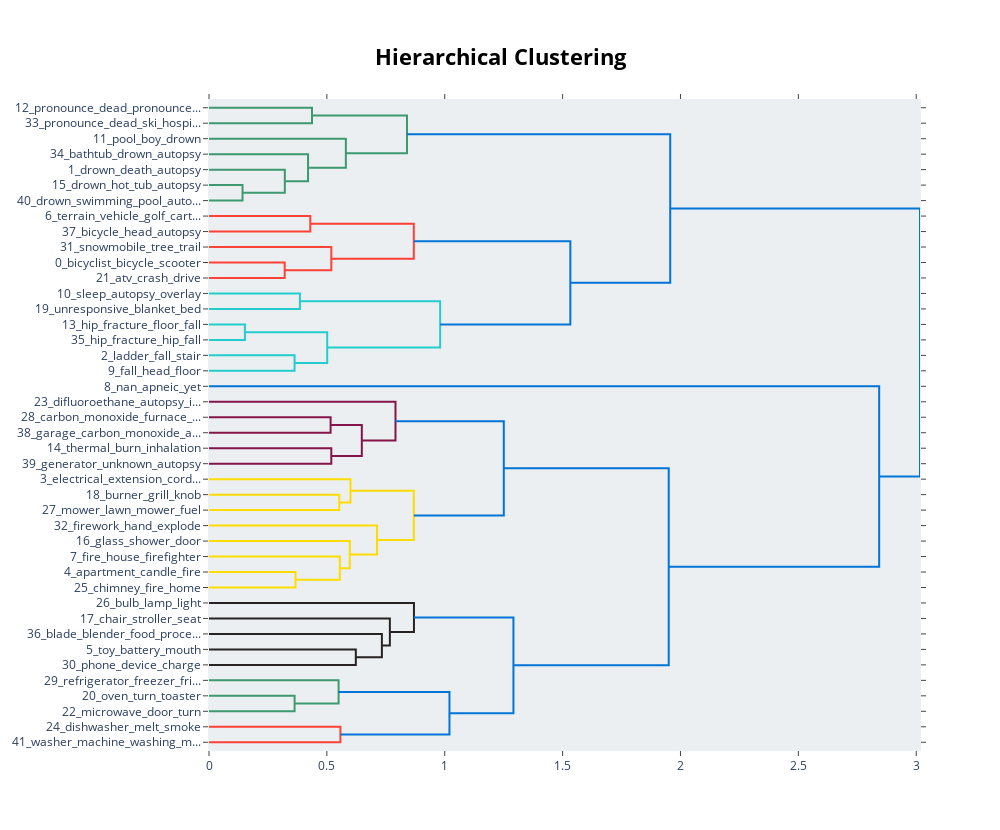

Write notebook code for a chart like this one.
### Markdown cell above
#### Global Keywords representation

### Code cell
optimal_model.visualize_hierarchy(top_n_topics=921)

### Figure 1 — Plotly figure (JSON) as saved in the notebook; plotly's stock layout.template omitted (floating-point values rounded to 4 significant figures)
{"data": [{"hoverinfo": "text", "marker": {"color": "rgb(61,153,112)"}, "mode": "lines", "type": "scatter", "x": [0, 0.4369, 0.4369, 0], "xaxis": "x", "y": [-5, -5, -15, -15], "yaxis": "y"}, {"hoverinfo": "text", "marker": {"color": "rgb(61,153,112)"}, "mode": "lines", "type": "scatter", "x": [0, 0.1422, 0.1422, 0], "xaxis": "x", "y": [-55, -55, -65, -65], "yaxis": "y"}, {"hoverinfo": "text", "marker": {"color": "rgb(61,153,112)"}, "mode": "lines", "type": "scatter", "x": [0, 0.3216, 0.3216, 0.1422], "xaxis": "x", "y": [-45, -45, -60, -60], "yaxis": "y"}, {"hoverinfo": "text", "marker": {"color": "rgb(61,153,112)"}, "mode": "lines", "type": "scatter", "x": [0, 0.4202, 0.4202, 0.3216], "xaxis": "x", "y": [-35, -35, -52.5, -52.5], "yaxis": "y"}, {"hoverinfo": "text", "marker": {"color": "rgb(61,153,112)"}, "mode": "lines", "type": "scatter", "x": [0, 0.5805, 0.5805, 0.4202], "xaxis": "x", "y": [-25, -25, -43.75, -43.75], "yaxis": "y"}, {"hoverinfo": "text", "marker": {"color": "rgb(61,153,112)"}, "mode": "lines", "type": "scatter", "x": [0.4369, 0.8399, 0.8399, 0.5805], "xaxis": "x", "y": [-10, -10, -34.38, -34.38], "yaxis": "y"}, {"hoverinfo": "text", "marker": {"color": "rgb(255,65,54)"}, "mode": "lines", "type": "scatter", "x": [0, 0.4297, 0.4297, 0], "xaxis": "x", "y": [-75, -75, -85, -85], "yaxis": "y"}, {"hoverinfo": "text", "marker": {"color": "rgb(255,65,54)"}, "mode": "lines", "type": "scatter", "x": [0, 0.321, 0.321, 0], "xaxis": "x", "y": [-105, -105, -115, -115], "yaxis": "y"}, {"hoverinfo": "text", "marker": {"color": "rgb(255,65,54)"}, "mode": "lines", "type": "scatter", "x": [0, 0.5189, 0.5189, 0.321], "xaxis": "x", "y": [-95, -95, -110, -110], "yaxis": "y"}, {"hoverinfo": "text", "marker": {"color": "rgb(255,65,54)"}, "mode": "lines", "type": "scatter", "x": [0.4297, 0.8688, 0.8688, 0.5189], "xaxis": "x", "y": [-80, -80, -102.5, -102.5], "yaxis": "y"}, {"hoverinfo": "text", "marker": {"color": "rgb(35,205,205)"}, "mode": "lines", "type": "scatter", "x": [0, 0.3856, 0.3856, 0], "xaxis": "x", "y": [-125, -125, -135, -135], "yaxis": "y"}, {"hoverinfo": "text", "marker": {"color": "rgb(35,205,205)"}, "mode": "lines", "type": "scatter", "x": [0, 0.1524, 0.1524, 0], "xaxis": "x", "y": [-145, -145, -155, -155], "yaxis": "y"}, {"hoverinfo": "text", "marker": {"color": "rgb(35,205,205)"}, "mode": "lines", "type": "scatter", "x": [0, 0.363, 0.363, 0], "xaxis": "x", "y": [-165, -165, -175, -175], "yaxis": "y"}, {"hoverinfo": "text", "marker": {"color": "rgb(35,205,205)"}, "mode": "lines", "type": "scatter", "x": [0.1524, 0.5014, 0.5014, 0.363], "xaxis": "x", "y": [-150, -150, -170, -170], "yaxis": "y"}, {"hoverinfo": "text", "marker": {"color": "rgb(35,205,205)"}, "mode": "lines", "type": "scatter", "x": [0.3856, 0.9806, 0.9806, 0.5014], "xaxis": "x", "y": [-130, -130, -160, -160], "yaxis": "y"}, {"hoverinfo": "text", "marker": {"color": "rgb(0,116,217)"}, "mode": "lines", "type": "scatter", "x": [0.8688, 1.533, 1.533, 0.9806], "xaxis": "x", "y": [-91.25, -91.25, -145, -145], "yaxis": "y"}, {"hoverinfo": "text", "marker": {"color": "rgb(0,116,217)"}, "mode": "lines", "type": "scatter", "x": [0.8399, 1.956, 1.956, 1.533], "xaxis": "x", "y": [-22.19, -22.19, -118.1, -118.1], "yaxis": "y"}, {"hoverinfo": "text", "marker": {"color": "rgb(133,20,75)"}, "mode": "lines", "type": "scatter", "x": [0, 0.5158, 0.5158, 0], "xaxis": "x", "y": [-205, -205, -215, -215], "yaxis": "y"}, {"hoverinfo": "text", "marker": {"color": "rgb(133,20,75)"}, "mode": "lines", "type": "scatter", "x": [0, 0.5187, 0.5187, 0], "xaxis": "x", "y": [-225, -225, -235, -235], "yaxis": "y"}, {"hoverinfo": "text", "marker": {"color": "rgb(133,20,75)"}, "mode": "lines", "type": "scatter", "x": [0.5158, 0.6483, 0.6483, 0.5187], "xaxis": "x", "y": [-210, -210, -230, -230], "yaxis": "y"}, {"hoverinfo": "text", "marker": {"color": "rgb(133,20,75)"}, "mode": "lines", "type": "scatter", "x": [0, 0.7911, 0.7911, 0.6483], "xaxis": "x", "y": [-195, -195, -220, -220], "yaxis": "y"}, {"hoverinfo": "text", "marker": {"color": "rgb(255,220,0)"}, "mode": "lines", "type": "scatter", "x": [0, 0.5527, 0.5527, 0], "xaxis": "x", "y": [-255, -255, -265, -265], "yaxis": "y"}, {"hoverinfo": "text", "marker": {"color": "rgb(255,220,0)"}, "mode": "lines", "type": "scatter", "x": [0, 0.6001, 0.6001, 0.5527], "xaxis": "x", "y": [-245, -245, -260, -260], "yaxis": "y"}, {"hoverinfo": "text", "marker": {"color": "rgb(255,220,0)"}, "mode": "lines", "type": "scatter", "x": [0, 0.3669, 0.3669, 0], "xaxis": "x", "y": [-305, -305, -315, -315], "yaxis": "y"}, {"hoverinfo": "text", "marker": {"color": "rgb(255,220,0)"}, "mode": "lines", "type": "scatter", "x": [0, 0.555, 0.555, 0.3669], "xaxis": "x", "y": [-295, -295, -310, -310], "yaxis": "y"}, {"hoverinfo": "text", "marker": {"color": "rgb(255,220,0)"}, "mode": "lines", "type": "scatter", "x": [0, 0.5973, 0.5973, 0.555], "xaxis": "x", "y": [-285, -285, -302.5, -302.5], "yaxis": "y"}, {"hoverinfo": "text", "marker": {"color": "rgb(255,220,0)"}, "mode": "lines", "type": "scatter", "x": [0, 0.7126, 0.7126, 0.5973], "xaxis": "x", "y": [-275, -275, -293.8, -293.8], "yaxis": "y"}, {"hoverinfo": "text", "marker": {"color": "rgb(255,220,0)"}, "mode": "lines", "type": "scatter", "x": [0.6001, 0.8687, 0.8687, 0.7126], "xaxis": "x", "y": [-252.5, -252.5, -284.4, -284.4], "yaxis": "y"}, {"hoverinfo": "text", "marker": {"color": "rgb(0,116,217)"}, "mode": "lines", "type": "scatter", "x": [0.7911, 1.25, 1.25, 0.8687], "xaxis": "x", "y": [-207.5, -207.5, -268.4, -268.4], "yaxis": "y"}, {"hoverinfo": "text", "marker": {"color": "rgb(40,35,35)"}, "mode": "lines", "type": "scatter", "x": [0, 0.6228, 0.6228, 0], "xaxis": "x", "y": [-355, -355, -365, -365], "yaxis": "y"}, {"hoverinfo": "text", "marker": {"color": "rgb(40,35,35)"}, "mode": "lines", "type": "scatter", "x": [0, 0.7334, 0.7334, 0.6228], "xaxis": "x", "y": [-345, -345, -360, -360], "yaxis": "y"}, {"hoverinfo": "text", "marker": {"color": "rgb(40,35,35)"}, "mode": "lines", "type": "scatter", "x": [0, 0.7673, 0.7673, 0.7334], "xaxis": "x", "y": [-335, -335, -352.5, -352.5], "yaxis": "y"}, {"hoverinfo": "text", "marker": {"color": "rgb(40,35,35)"}, "mode": "lines", "type": "scatter", "x": [0, 0.8694, 0.8694, 0.7673], "xaxis": "x", "y": [-325, -325, -343.8, -343.8], "yaxis": "y"}, {"hoverinfo": "text", "marker": {"color": "rgb(61,153,112)"}, "mode": "lines", "type": "scatter", "x": [0, 0.3631, 0.3631, 0], "xaxis": "x", "y": [-385, -385, -395, -395], "yaxis": "y"}, {"hoverinfo": "text", "marker": {"color": "rgb(61,153,112)"}, "mode": "lines", "type": "scatter", "x": [0, 0.5498, 0.5498, 0.3631], "xaxis": "x", "y": [-375, -375, -390, -390], "yaxis": "y"}, {"hoverinfo": "text", "marker": {"color": "rgb(255,65,54)"}, "mode": "lines", "type": "scatter", "x": [0, 0.5573, 0.5573, 0], "xaxis": "x", "y": [-405, -405, -415, -415], "yaxis": "y"}, {"hoverinfo": "text", "marker": {"color": "rgb(0,116,217)"}, "mode": "lines", "type": "scatter", "x": [0.5498, 1.02, 1.02, 0.5573], "xaxis": "x", "y": [-382.5, -382.5, -410, -410], "yaxis": "y"}, {"hoverinfo": "text", "marker": {"color": "rgb(0,116,217)"}, "mode": "lines", "type": "scatter", "x": [0.8694, 1.291, 1.291, 1.02], "xaxis": "x", "y": [-334.4, -334.4, -396.2, -396.2], "yaxis": "y"}, {"hoverinfo": "text", "marker": {"color": "rgb(0,116,217)"}, "mode": "lines", "type": "scatter", "x": [1.25, 1.95, 1.95, 1.291], "xaxis": "x", "y": [-238.0, -238.0, -365.3, -365.3], "yaxis": "y"}, {"hoverinfo": "text", "marker": {"color": "rgb(0,116,217)"}, "mode": "lines", "type": "scatter", "x": [0, 2.843, 2.843, 1.95], "xaxis": "x", "y": [-185, -185, -301.6, -301.6], "yaxis": "y"}, {"hoverinfo": "text", "marker": {"color": "rgb(0,116,217)"}, "mode": "lines", "type": "scatter", "x": [1.956, 3.016, 3.016, 2.843], "xaxis": "x", "y": [-70.16, -70.16, -243.3, -243.3], "yaxis": "y"}], "layout": {"autosize": false, "height": 830, "hoverlabel": {"bgcolor": "white", "font": {"family": "Rockwell", "size": 16}}, "hovermode": "closest", "plot_bgcolor": "#ECEFF1", "showlegend": false, "title": {"font": {"color": "Black", "size": 22}, "text": "<b>Hierarchical Clustering", "x": 0.5, "xanchor": "center", "yanchor": "top"}, "width": 1000, "xaxis": {"mirror": "allticks", "rangemode": "tozero", "showgrid": false, "showline": true, "showticklabels": true, "ticks": "outside", "type": "linear", "zeroline": false}, "yaxis": {"mirror": "allticks", "range": [-420, 0], "rangemode": "tozero", "showgrid": false, "showline": true, "showticklabels": true, "tickmode": "array", "ticks": "outside", "ticktext": ["12_pronounce_dead_pronounce...", "33_pronounce_dead_ski_hospi...", "11_pool_boy_drown", "34_bathtub_drown_autopsy", "1_drown_death_autopsy", "15_drown_hot_tub_autopsy", "40_drown_swimming_pool_auto...", "6_terrain_vehicle_golf_cart...", "37_bicycle_head_autopsy", "31_snowmobile_tree_trail", "0_bicyclist_bicycle_scooter", "21_atv_crash_drive", "10_sleep_autopsy_overlay", "19_unresponsive_blanket_bed", "13_hip_fracture_floor_fall", "35_hip_fracture_hip_fall", "2_ladder_fall_stair", "9_fall_head_floor", "8_nan_apneic_yet", "23_difluoroethane_autopsy_i...", "28_carbon_monoxide_furnace_...", "38_garage_carbon_monoxide_a...", "14_thermal_burn_inhalation", "39_generator_unknown_autopsy", "3_electrical_extension_cord...", "18_burner_grill_knob", "27_mower_lawn_mower_fuel", "32_firework_hand_explode", "16_glass_shower_door", "7_fire_house_firefighter", "4_apartment_candle_fire", "25_chimney_fire_home", "26_bulb_lamp_light", "17_chair_stroller_seat", "36_blade_blender_food_proce...", "5_toy_battery_mouth", "30_phone_device_charge", "29_refrigerator_freezer_fri...", "20_oven_turn_toaster", "22_microwave_door_turn", "24_dishwasher_melt_smoke", "41_washer_machine_washing_m..."], "tickvals": [-5, -15, -25, -35, -45, -55, -65, -75, -85, -95, -105, -115, -125, -135, -145, -155, -165, -175, -185, -195, -205, -215, -225, -235, -245, -255, -265, -275, -285, -295, -305, -315, -325, -335, -345, -355, -365, -375, -385, -395, -405, -415], "type": "linear", "zeroline": false}}}
